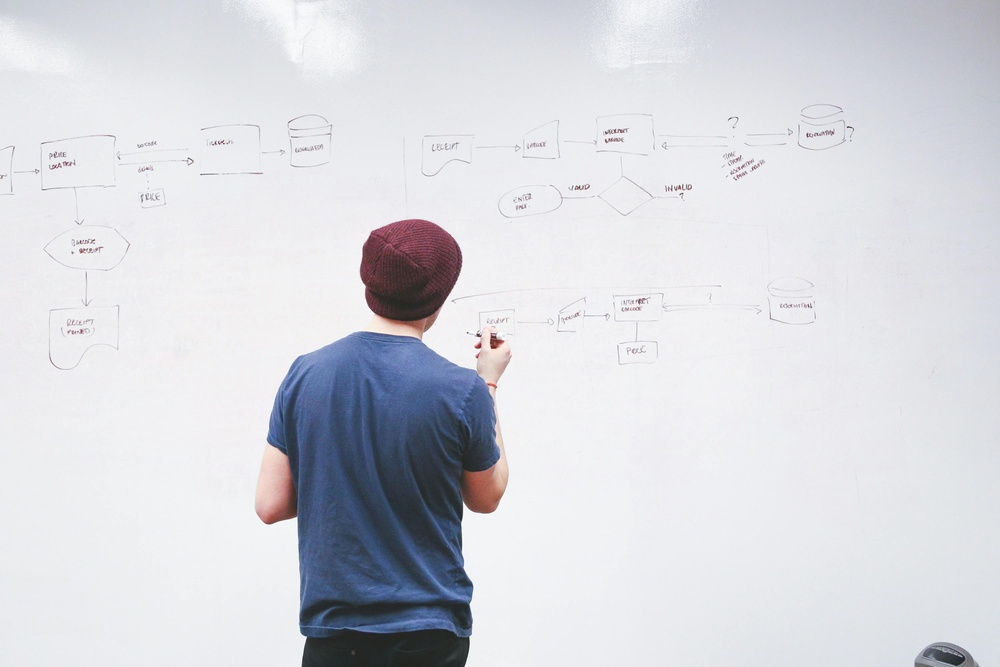
#> input picture data/whiteboard.jpg, 1000 x 667 px, shrunk from 3000 x 2000 before the run, found by its file name
$ python drawing.py
#> lines starting #> are read from the running program, lines starting #| are printed output that depends on the picture
import os
import cv2


img = cv2.imread(os.path.join('.','data', 'whiteboard.jpg'))
#> img is the input picture: shape (667, 1000, 3); mean B, G, R 221.4, 215.5, 214.3

#line | starting coor, end coor, color, thickness
cv2.line(img,(200,250),(300,300),(0,255,0), 3)

# rectangle | starting coor, end coor, color, thickness
cv2.rectangle(img,(200,250),(300,300),(0,0,255), 3)

# circle | center coor, radius, color, thickness
cv2.circle(img,(200,250),50,(255,0,0), 3)

# text |    text, starting coor, font, font scale, color, thickness
cv2.putText(img, "Hello", (200,250), cv2.FONT_HERSHEY_SIMPLEX, 1, (0,0,255), 3)
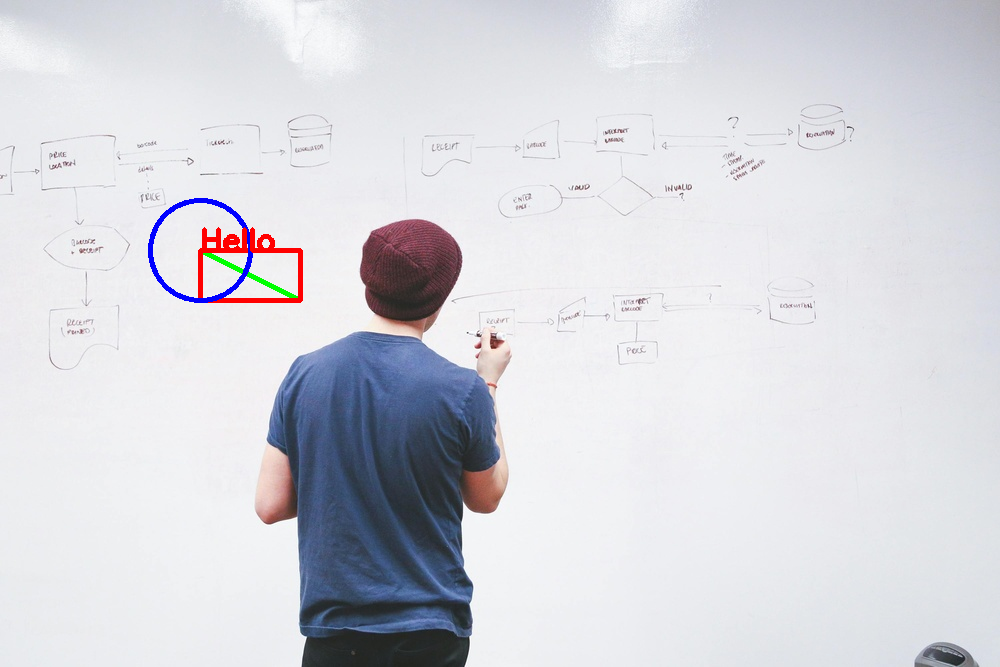
#> img: shape (667, 1000, 3); mean B, G, R 220.5, 214.2, 213.7

cv2.imshow("img", img)
cv2.waitKey(0)

$ run again, with data/birds.jpg copied over data/whiteboard.jpg
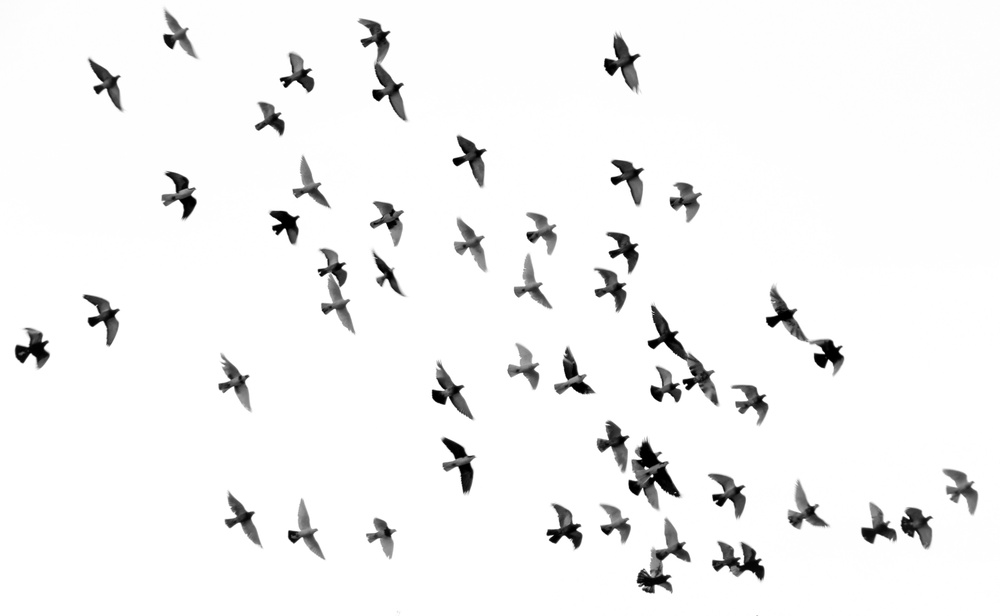
#> input picture data/birds.jpg, 1000 x 616 px, shrunk from 4278 x 2634 before the run, found by its file name
#> img is the input picture: shape (616, 1000, 3); min 0, max 255, mean 243.9
#> `cv2.putText(img, "Hello", (200,250), cv2.FONT_HERSHEY_SIMPLEX, 1, (0,0..`:
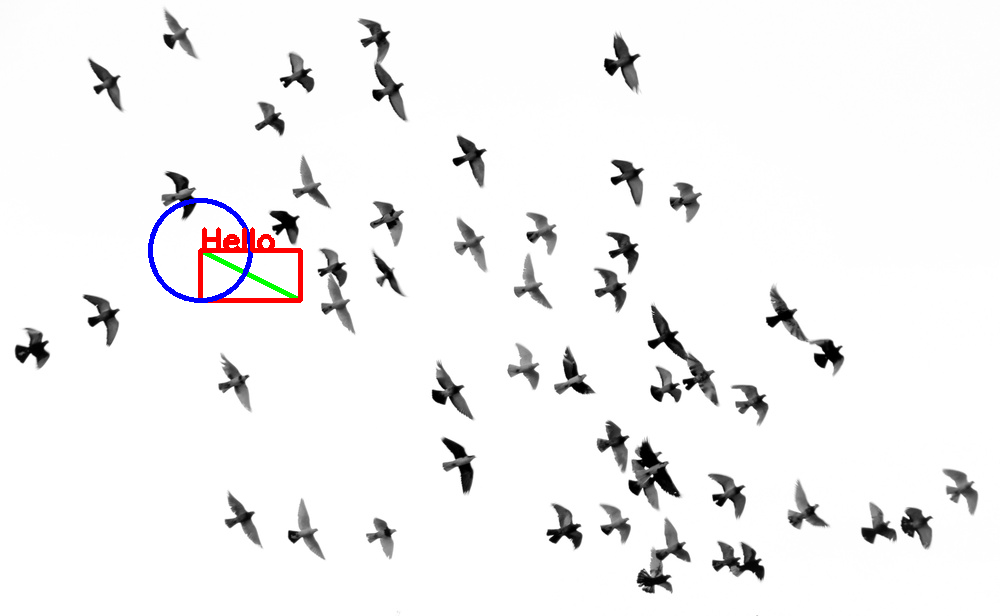
#> img: shape (616, 1000, 3); mean B, G, R 242.8, 242.4, 243.1
